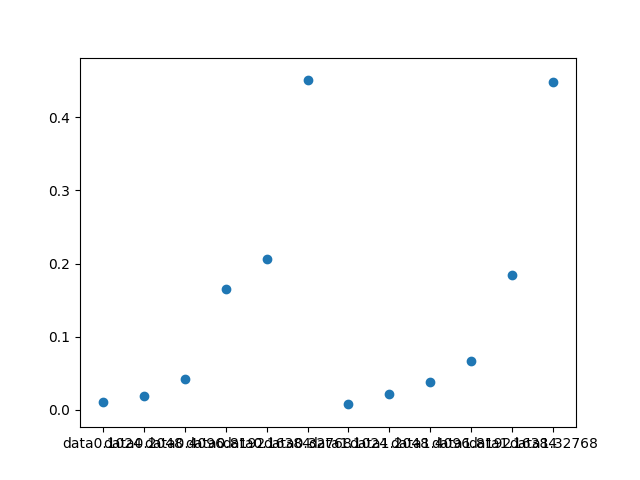

Here is the Python script that generated this plot:
import time as t
import matplotlib.pyplot as plt

def swap(arr,i,j):
    arr[i],arr[j] = arr[j],arr[i]   # Swap the values of the corresponding elements


def partition(array,start,end):
    median = int((end-start-1) / 2) # Obtaining the median
    median = median + start
    left_mark = start + 1

    # Finding the Pivot element using median of the three
    if (array[median]-array[end-1])*(array[start]-array[median]) >= 0: # IMPLIES : array[start] > array[median] > array[end-1]
        swap(array,start,median)

    elif (array[end-1] - array[median]) * (array[start]-array[end-1]) >=0:  # IMPLIES : array[start] > array[median] > array[end-1]
        k = end-1
        swap(array,start,k)
    pivot = array[start]

    for right_mark in range(start, end):
        if pivot > array[right_mark]:
            swap(array, left_mark, right_mark)
            left_mark = left_mark + 1
    swap(array, start, left_mark - 1)

    return left_mark - 1    # Returning index of partition element


# def find_median(a,b,c):
#     if (a-b)*(c-a) >= 0:
#         return a
#     elif (b-a)*(c-b) >= 0:
#         return b
#     else:
#         return c


def quickSortHelper(array,start,end):
    if start < end:
        split_point = partition(array,start,end)    # determining the pivot
        quickSortHelper(array,start,split_point)     # Recursively calling quicksortHelper()
        quickSortHelper(array,split_point+1,end)


def quickSort(array):
    quickSortHelper(array,0,len(array))


if __name__ == '__main__':
    ydata_quicksort = []
    xdata_quicksort = ['data0.1024', 'data0.2048', 'data0.4096', 'data0.8192', 'data0.16384', 'data0.32768',
                       'data1.1024', 'data1.2048', 'data1.4096', 'data1.8192', 'data1.16384', 'data1.32768']
    fileNames = ['data1.1024', 'data0.2048', 'data0.4096', 'data0.8192', 'data0.16384', 'data0.32768', 'data1.1024',
                 'data1.2048', 'data1.4096', 'data1.8192', 'data1.16384', 'data1.32768']
    for files in fileNames:
        print(files)
        f = open(files)

        nums = [int(x) for x in f.read().split("\n")[:-1]]
        print(nums)

        startTime = t.time()
        quickSort(nums)
        ydata_quicksort.append(t.time()-startTime)

        print(nums)
    print("TIME TAKEN :" + str(ydata_quicksort) + "\n")
    plt.scatter(xdata_quicksort, ydata_quicksort)
    plt.savefig("QuickSort.png")
    plt.show()

